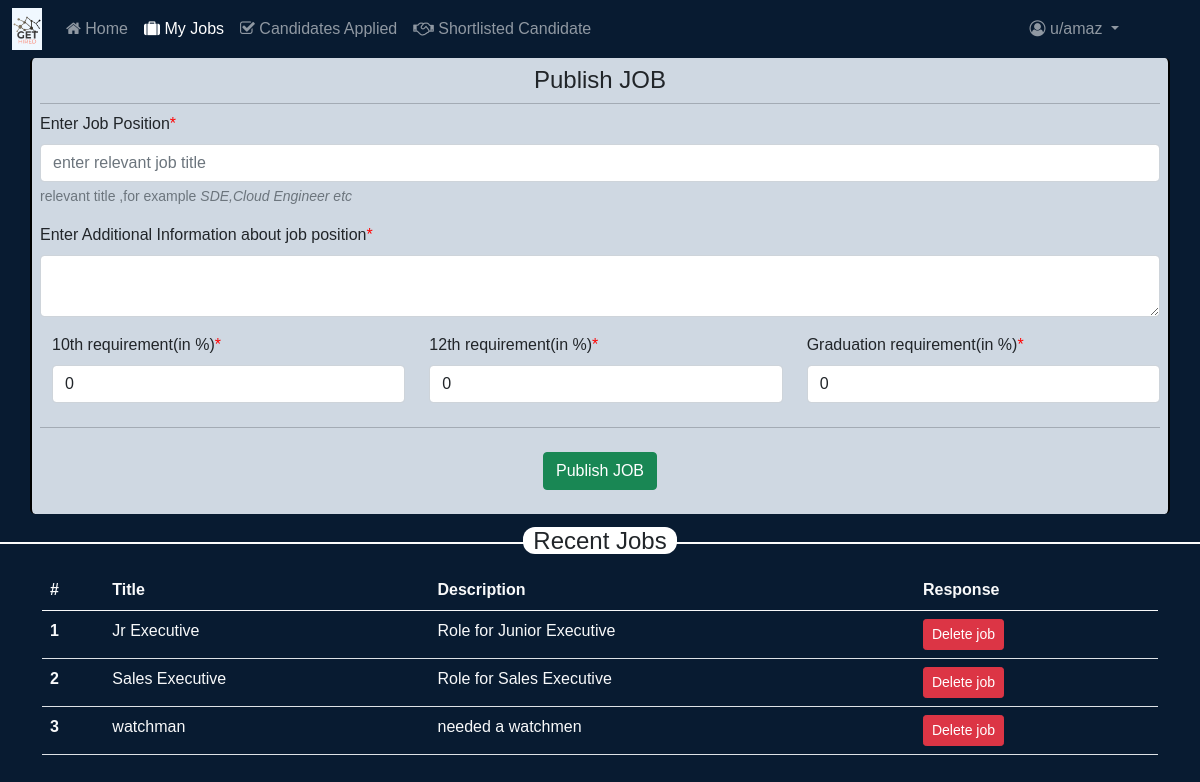
Page /EMPLOYER/my-jobs/ (signed in) on the earlier database version.
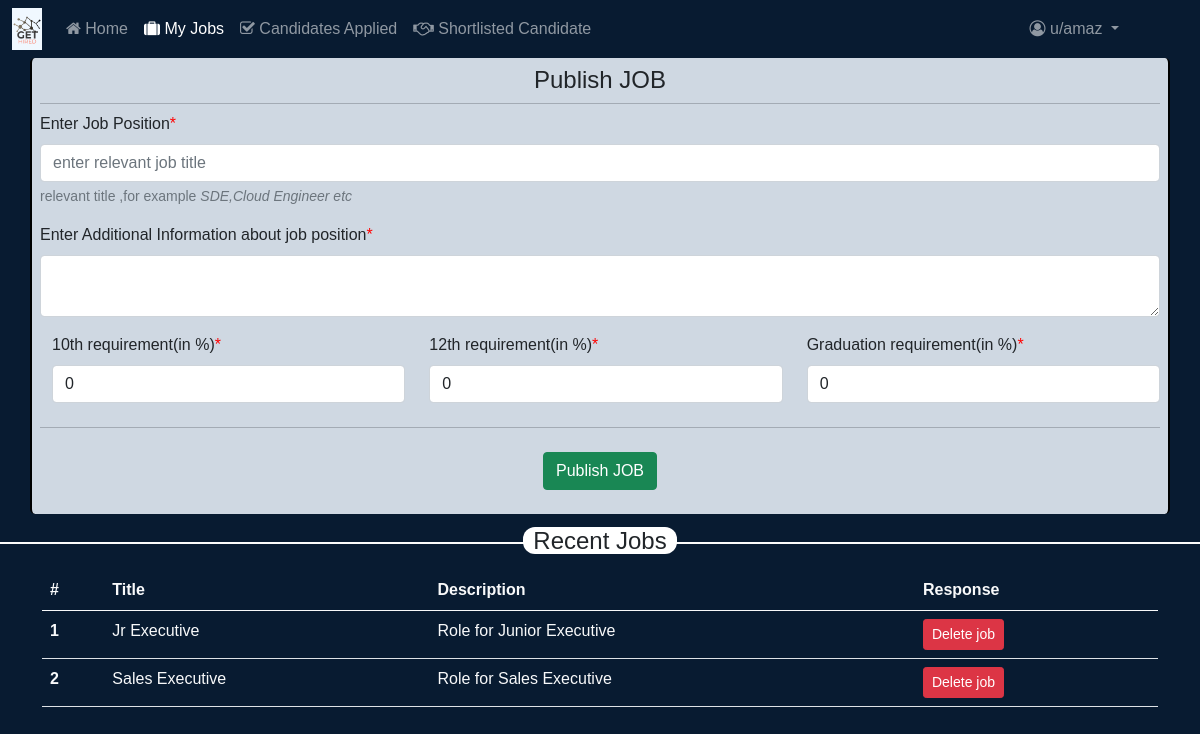
Same page on the later database version.
### JOB/models.py (models this page shows, shortened)
class JOB(models.Model):
    job_id=models.AutoField(primary_key=True)
    job_title=models.CharField(max_length=100)
    job_desc=models.TextField()
    pub_date=models.DateTimeField(auto_now=True)
    x_req=models.DecimalField(max_digits=5,decimal_places=2)
    xii_req=models.DecimalField(max_digits=5,decimal_places=2)
    grad_req=models.DecimalField(max_digits=5,decimal_places=2)
    employer_name=models.ForeignKey(EMPLOYER,on_delete=models.CASCADE)

### EMPLOYER/views.py (the view)
# urls.py: path('my-jobs/',views.myjobs,name="my jobs"),
def myjobs(request):
    if request.user.is_authenticated:
        try:
            employer=EMPLOYER.objects.get(user=request.user)
            jobs=JOB.objects.filter(employer_name=employer)
            param={
                'jobs':jobs
            }
            return render(request,'EMPLOYER/my-jobs.html/',param)
        except:
            return redirect('/')
    else:
        return redirect('/')

### templates/EMPLOYER/my-jobs.html (shortened to what this page needs)
{% extends 'baseE.html' %}
{% block jobsactive %}
active{% endblock jobsactive %}
{% block content %}
<div class="container container-employer p-2 mb-2">
<h2 class="text-center " style="
    font-size: x-large;">Publish  JOB</h2>
<hr class="my-2">
<form action="/EMPLOYER/publish-jobs/" method="POST">{% csrf_token %}
     <div class="mb-3">
            <label for="job_title" class="form-label"> Enter Job Position<span style="color:red;">*</span></label>
            <input type="text" class="form-control" id="job_title" name="job_title" placeholder="enter relevant job title" aria-describedby="tag_helper" required></input>
            <div id="tag_helper" class="form-text">relevant title ,for example <i>SDE,Cloud Engineer etc </i></div>
        </div>
      <div class="mb-3">
      <label for="job_desc" class="form-label">Enter Additional Information about job position<span style="color:red";>*</span></label>
      <textarea class="form-control" name="job_desc" id="job_desc"></textarea>
      </div>
   <div class="mb-3 row">
   <div class="col-sm-4">
   <label for ="x_req" class="form-label">10th requirement(in %)<span style="color:red;">*</span></label>
   <input type="number" class="form-control" min="0" max="100" value="0" step="0.01" id="x_req" name="x_req" placeholder="class X req" required></input>
   </div>
   <div class="col-sm-4">
    <label for ="xii_req" class="form-label">12th requirement(in %)<span style="color:red;">*</span></label>
   <input type="number" class="form-control" id="xii_req" min="0" max="100" value="0" step="0.01" name="xii_req" placeholder="class 12 req" required></input>
   </div>
   <div class="col-sm-4">
    <label for ="grad_req" class="form-label">Graduation requirement(in %)<span style="color:red;">*</span></label>
   <input type="number" class="form-control" id="grad_req" min="0" max="100" value="0" step="0.01" name="grad_req" placeholder="Graduation req" required></input>
   </div>
   </div>
   <hr class ="my-4">
          <div class="mb-3 text-center">
         <button class="btn btn-success" type="submit">Publish JOB</button>
        </div>
</form>
</div>
<h4 class="line-away "><span>Recent Jobs</span></h4>
<div class="container my-4">
<table class="table text-light">
  <thead>
    <tr>
      <th scope="col">#</th>
      <th scope="col">Title</th>
      <th scope="col">Description</th>
       <th scope="col">Response</th>
    </tr>
  </thead>
  <tbody>
  {% for job in jobs %}
    <tr id="jnum-{{job.job_id}}">
      <th scope="row">{{forloop.counter}}</th>
      <td>{{job.job_title}}</td>
      <td>{{job.job_desc}}</td>
      <td>
      <button type="button" id="delete-job-{{job.job_id}}" class="btn btn-danger btn-sm">Delete job</button>
      </td>
       </tr>
    {% endfor %}
  </tbody>
</table>
</div>
{% endblock content %}

Differences in the rows shown:
removed JOB: job_title "watchman", job_desc "needed a watchmen"
